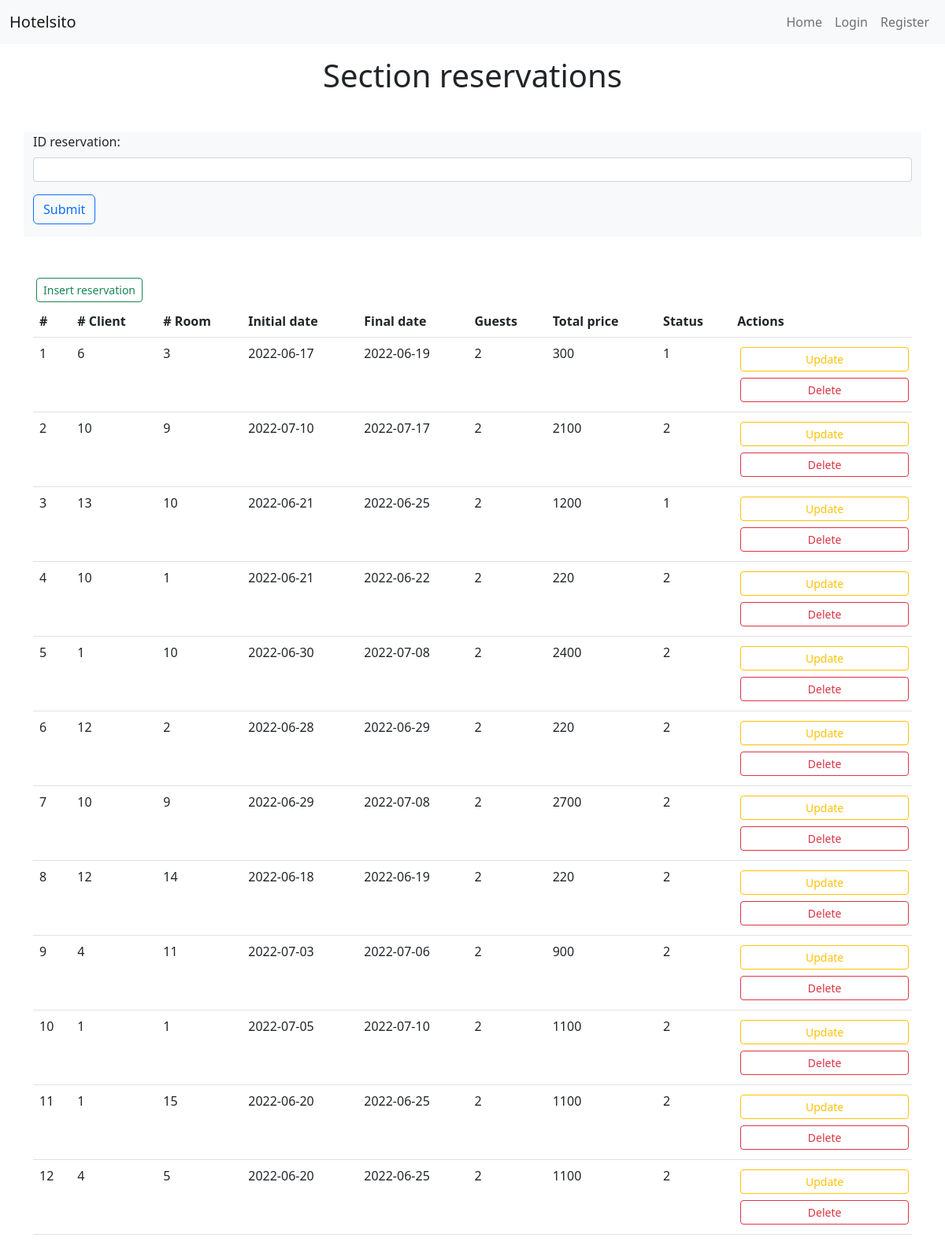
The app's page /reservations.php with its own data.
### tables this page shows
CREATE TABLE IF NOT EXISTS `039_reservations` (
  `ID_reservation` int(11) NOT NULL AUTO_INCREMENT,
  `ID_client` int(11) NOT NULL,
  `ID_room` int(11) NOT NULL,
  `initial_date` date NOT NULL,
  `final_date` date NOT NULL,
  `number_guests` int(11) NOT NULL,
  `total_price` int(11) NOT NULL,
  `ID_status` int(11) NOT NULL,
  PRIMARY KEY (`ID_reservation`),
  KEY `ID_client` (`ID_client`),
  KEY `ID_room` (`ID_room`),
  KEY `ID_status` (`ID_status`)
);

### reservations.php (the view, shortened to what this page needs)
<?php
require($_SERVER['DOCUMENT_ROOT'] . '/student039/dwes/templates/header.php');
include($_SERVER['DOCUMENT_ROOT'] . '/student039/dwes/db/connect_db.php');
$sql = "SELECT * FROM 039_reservations";
$result = mysqli_query($conn, $sql);
$reservations = mysqli_fetch_all($result, MYSQLI_ASSOC);
?>
<h1 class="text-center mt-3">Section reservations</h1>
<?php
include($_SERVER['DOCUMENT_ROOT'] . '/student039/dwes/forms/form_reservations_select.php');
?>
<div class="container my-5">
    <a class="m-1 btn btn-outline-success btn-sm" href="/student039/dwes/forms/form_reservations_insert.php">Insert reservation</a>
    <?php if ($reservations) : ?>
        <table class="table table-hover">
            <thead>
                <tr>
                    <th scope="col">#</th>
                    <th scope="col"># Client</th>
                    <th scope="col"># Room</th>
                    <th scope="col">Initial date</th>
                    <th scope="col">Final date</th>
                    <th scope="col">Guests</th>
                    <th scope="col">Total price</th>
                    <th scope="col">Status</th>
                    <th scope="col">Actions</th>
                </tr>
            </thead>
            <tbody>
                <?php foreach ($reservations as $reservation) : ?>
                    <tr>
                        <?php
                        $id = $reservation['ID_reservation'];
                        foreach ($reservation as $reservation_data) : ?>
                            <td>
                                <?php echo $reservation_data; ?>
                            </td>
                        <?php endforeach; ?>
                        <td>
                            <a class="w-100 m-1 btn btn-outline-warning btn-sm" href="/student039/dwes/forms/form_reservations_update.php?result=<?php echo $id ?>">Update</a>
                            <a class="w-100 m-1 btn btn-outline-danger btn-sm" href="/student039/dwes/forms/form_reservations_delete.php?result=<?php echo $id ?>">Delete</a>
                        </td>
                    </tr>
                <?php endforeach; ?>
            </tbody>
        </table>
    <?php endif; ?>
</div>
<?php
require($_SERVER['DOCUMENT_ROOT'] . '/student039/dwes/templates/footer.php');
?>

### templates/header.php (shortened to what this page needs)
<!DOCTYPE html>
<html lang="en">
<head>
  <link rel="stylesheet" href="https://cdn.jsdelivr.net/npm/bootstrap@5.2.2/dist/css/bootstrap.min.css" />
</head>
<body>
  <header>
    <nav class="navbar navbar-expand-lg bg-light">
      <div class="container-fluid">
        <a class="navbar-brand" href="index.php">Hotelsito</a>
        <div class="collapse navbar-collapse" id="navbarSupportedContent">
          <ul class="navbar-nav ms-auto mb-2 mb-lg-0">
            <li class="nav-item">
              <a class="nav-link" href="/student039/dwes/index.php">Home</a>
            </li>
            <?php if (empty($_SESSION['user'])) : ?>
              <li class="nav-item">
                <a class="nav-link" href="/student039/dwes/forms/form_login.php">Login</a>
              </li>
              <li class="nav-item">
                <a class="nav-link" href="/student039/dwes/forms/form_register.php">Register</a>
              </li>
            <?php endif; ?>
          </ul>
        </div>
      </div>
    </nav>
  </header>

### forms/form_reservations_select.php (shortened to what this page needs)
<div class="container bg-light my-5">
    <form action="" method="POST">
        <div class="mb-3">
            <label class="form-label" for="ID_reservation">ID reservation:</label>
            <input class="form-control form-control-sm" type="number" name="ID_reservation">
            <input class="btn btn-outline-primary my-3" type="submit" name="submit" value="Submit">
        </div>
    </form>
</div>

### templates/footer.php (shortened to what this page needs)
</body>
</html>

### records on screen
039_reservations: reservation_data "1", ID_client "6", ID_room "3", initial_date "2022-06-17", final_date "2022-06-19", number_guests "2", total_price "300"
039_reservations: reservation_data "2", ID_client "10", ID_room "9", initial_date "2022-07-10", final_date "2022-07-17", total_price "2100"
039_reservations: ID_reservation "3", ID_client "13", ID_room "10", initial_date "2022-06-21", final_date "2022-06-25", number_guests "2", total_price "1200", ID_status "1"
039_reservations: ID_reservation "4", ID_client "10", ID_room "1", initial_date "2022-06-21", final_date "2022-06-22", reservation_data "2", total_price "220"
039_reservations: ID_reservation "5", ID_client "1", ID_room "10", initial_date "2022-06-30", final_date "2022-07-08", reservation_data "2", total_price "2400"
039_reservations: ID_reservation "6", ID_client "12", reservation_data "2", initial_date "2022-06-28", final_date "2022-06-29", total_price "220"
039_reservations: ID_reservation "7", ID_client "10", ID_room "9", initial_date "2022-06-29", final_date "2022-07-08", reservation_data "2", total_price "2700"
039_reservations: ID_reservation "8", ID_client "12", ID_room "14", initial_date "2022-06-18", final_date "2022-06-19", reservation_data "2", total_price "220"
039_reservations: ID_reservation "9", ID_client "4", ID_room "11", initial_date "2022-07-03", final_date "2022-07-06", reservation_data "2", total_price "900"
039_reservations: ID_reservation "10", reservation_data "1", initial_date "2022-07-05", final_date "2022-07-10", reservation_data "2", total_price "1100"
039_reservations: ID_reservation "11", ID_client "1", ID_room "15", initial_date "2022-06-20", final_date "2022-06-25", reservation_data "2", total_price "1100"
039_reservations: ID_reservation "12", ID_client "4", ID_room "5", initial_date "2022-06-20", final_date "2022-06-25", reservation_data "2", total_price "1100"
